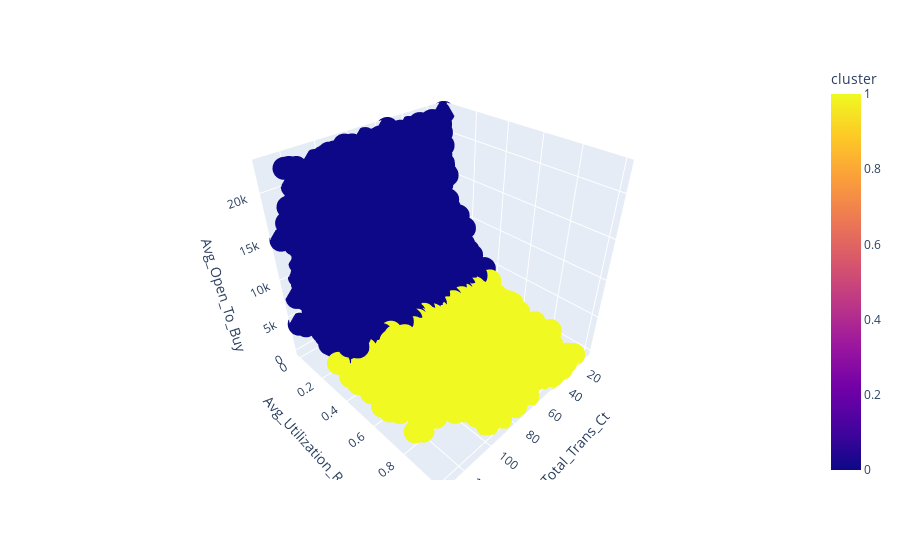

Notebook code for this chart:
### Code cell
fig = px.scatter_3d(data_noout, x = 'Total_Trans_Ct', # Se realiza gráfica tridimensional, relacionando Total_Trans_Ct, Avg_Utilization_Ratio y Avg_Open_To_Buy y la separación de cada clúster
y = 'Avg_Utilization_Ratio',
z = 'Avg_Open_To_Buy',
color = 'cluster')

fig.show()

### Figure 1 — Plotly figure (JSON) as saved in the notebook; plotly's stock layout.template omitted (floating-point values rounded to 4 significant figures; data arrays with more than 128 entries replaced by an {"elided": "..."} marker saying what was removed)
{"data": [{"hovertemplate": "Total_Trans_Ct=%{x}<br>Avg_Utilization_Ratio=%{y}<br>Avg_Open_To_Buy=%{z}<br>cluster=%{marker.color}<extra></extra>", "legendgroup": "", "marker": {"color": {"elided": "9163 int values"}, "coloraxis": "coloraxis", "symbol": "circle"}, "mode": "markers", "name": "", "scene": "scene", "showlegend": false, "type": "scatter3d", "x": {"elided": "9163 int values"}, "y": {"elided": "9163 float values"}, "z": {"elided": "9163 float values"}}], "layout": {"coloraxis": {"colorbar": {"title": {"text": "cluster"}}, "colorscale": [[0, "#0d0887"], [0.1111, "#46039f"], [0.2222, "#7201a8"], [0.3333, "#9c179e"], [0.4444, "#bd3786"], [0.5556, "#d8576b"], [0.6667, "#ed7953"], [0.7778, "#fb9f3a"], [0.8889, "#fdca26"], [1, "#f0f921"]]}, "legend": {"tracegroupgap": 0}, "margin": {"t": 60}, "scene": {"domain": {"x": [0, 1], "y": [0, 1]}, "xaxis": {"title": {"text": "Total_Trans_Ct"}}, "yaxis": {"title": {"text": "Avg_Utilization_Ratio"}}, "zaxis": {"title": {"text": "Avg_Open_To_Buy"}}}}}
